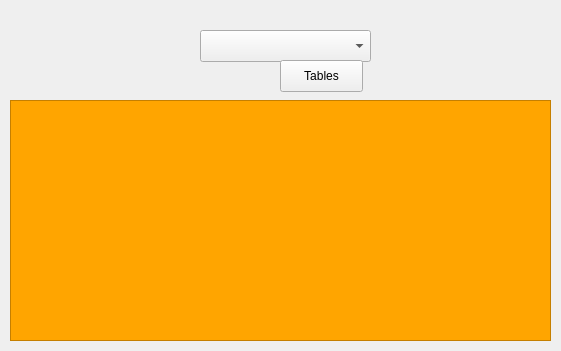
<?xml version="1.0" encoding="UTF-8"?>
<ui version="4.0">
 <class>PrintWidget</class>
 <widget class="QWidget" name="PrintWidget">
  <property name="geometry">
   <rect>
    <x>0</x>
    <y>0</y>
    <width>561</width>
    <height>351</height>
   </rect>
  </property>
  <property name="windowTitle">
   <string>Form</string>
  </property>
  <widget class="QTableWidget" name="tableWidget">
   <property name="geometry">
    <rect>
     <x>10</x>
     <y>100</y>
     <width>541</width>
     <height>241</height>
    </rect>
   </property>
   <property name="styleSheet">
    <string notr="true">background:orange</string>
   </property>
  </widget>
  <widget class="QLabel" name="printDialog_logo">
   <property name="geometry">
    <rect>
     <x>20</x>
     <y>10</y>
     <width>111</width>
     <height>71</height>
    </rect>
   </property>
   <property name="text">
    <string/>
   </property>
  </widget>
  <widget class="QComboBox" name="comboBox_print">
   <property name="geometry">
    <rect>
     <x>200</x>
     <y>30</y>
     <width>171</width>
     <height>32</height>
    </rect>
   </property>
  </widget>
  <widget class="QPushButton" name="pushButton">
   <property name="geometry">
    <rect>
     <x>280</x>
     <y>60</y>
     <width>83</width>
     <height>32</height>
    </rect>
   </property>
   <property name="text">
    <string>Tables</string>
   </property>
  </widget>
 </widget>
 <resources/>
 <connections/>
</ui>
